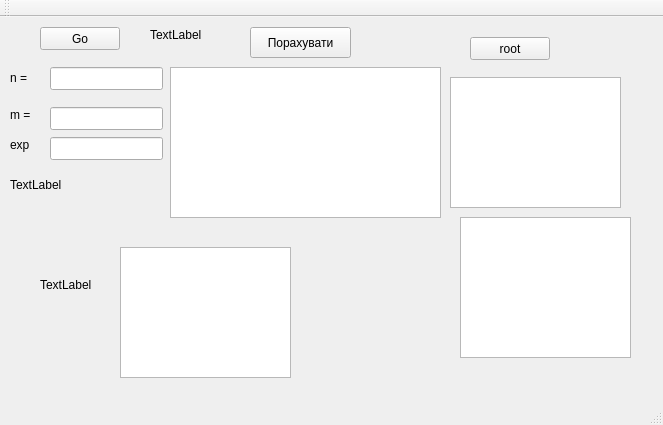
<?xml version="1.0" encoding="UTF-8"?>
<ui version="4.0">
 <class>MainWindow</class>
 <widget class="QMainWindow" name="MainWindow">
  <property name="geometry">
   <rect>
    <x>0</x>
    <y>0</y>
    <width>663</width>
    <height>425</height>
   </rect>
  </property>
  <property name="windowTitle">
   <string>MainWindow</string>
  </property>
  <widget class="QWidget" name="centralWidget">
   <widget class="QLabel" name="label">
    <property name="geometry">
     <rect>
      <x>150</x>
      <y>10</y>
      <width>81</width>
      <height>16</height>
     </rect>
    </property>
    <property name="text">
     <string>TextLabel</string>
    </property>
   </widget>
   <widget class="QPushButton" name="pushButton">
    <property name="geometry">
     <rect>
      <x>40</x>
      <y>10</y>
      <width>80</width>
      <height>23</height>
     </rect>
    </property>
    <property name="text">
     <string>Go</string>
    </property>
   </widget>
   <widget class="QTableWidget" name="tableWidget">
    <property name="geometry">
     <rect>
      <x>170</x>
      <y>50</y>
      <width>271</width>
      <height>151</height>
     </rect>
    </property>
   </widget>
   <widget class="QLineEdit" name="lineEdit">
    <property name="geometry">
     <rect>
      <x>50</x>
      <y>50</y>
      <width>113</width>
      <height>23</height>
     </rect>
    </property>
   </widget>
   <widget class="QLineEdit" name="lineEdit_2">
    <property name="geometry">
     <rect>
      <x>50</x>
      <y>90</y>
      <width>113</width>
      <height>23</height>
     </rect>
    </property>
   </widget>
   <widget class="QLineEdit" name="lineEdit_3">
    <property name="geometry">
     <rect>
      <x>50</x>
      <y>120</y>
      <width>113</width>
      <height>23</height>
     </rect>
    </property>
   </widget>
   <widget class="QLabel" name="label_2">
    <property name="geometry">
     <rect>
      <x>10</x>
      <y>50</y>
      <width>31</width>
      <height>21</height>
     </rect>
    </property>
    <property name="text">
     <string>n = </string>
    </property>
   </widget>
   <widget class="QLabel" name="label_3">
    <property name="geometry">
     <rect>
      <x>10</x>
      <y>90</y>
      <width>31</width>
      <height>16</height>
     </rect>
    </property>
    <property name="text">
     <string>m = </string>
    </property>
   </widget>
   <widget class="QLabel" name="label_4">
    <property name="geometry">
     <rect>
      <x>10</x>
      <y>120</y>
      <width>21</width>
      <height>16</height>
     </rect>
    </property>
    <property name="text">
     <string>exp</string>
    </property>
   </widget>
   <widget class="QTableWidget" name="tableWidget_2">
    <property name="geometry">
     <rect>
      <x>450</x>
      <y>60</y>
      <width>171</width>
      <height>131</height>
     </rect>
    </property>
   </widget>
   <widget class="QPushButton" name="pushButton_2">
    <property name="geometry">
     <rect>
      <x>470</x>
      <y>20</y>
      <width>80</width>
      <height>23</height>
     </rect>
    </property>
    <property name="text">
     <string>root</string>
    </property>
   </widget>
   <widget class="QPushButton" name="pushButton_3">
    <property name="geometry">
     <rect>
      <x>250</x>
      <y>10</y>
      <width>101</width>
      <height>31</height>
     </rect>
    </property>
    <property name="text">
     <string>Порахувати</string>
    </property>
   </widget>
   <widget class="QLabel" name="label_5">
    <property name="geometry">
     <rect>
      <x>10</x>
      <y>160</y>
      <width>161</width>
      <height>16</height>
     </rect>
    </property>
    <property name="text">
     <string>TextLabel</string>
    </property>
   </widget>
   <widget class="QTableWidget" name="tableWidget_3">
    <property name="geometry">
     <rect>
      <x>120</x>
      <y>230</y>
      <width>171</width>
      <height>131</height>
     </rect>
    </property>
   </widget>
   <widget class="QLabel" name="label_6">
    <property name="geometry">
     <rect>
      <x>40</x>
      <y>260</y>
      <width>57</width>
      <height>15</height>
     </rect>
    </property>
    <property name="text">
     <string>TextLabel</string>
    </property>
   </widget>
   <widget class="QTableWidget" name="tableWidget_4">
    <property name="geometry">
     <rect>
      <x>460</x>
      <y>200</y>
      <width>171</width>
      <height>141</height>
     </rect>
    </property>
   </widget>
  </widget>
  <widget class="QMenuBar" name="menuBar">
   <property name="geometry">
    <rect>
     <x>0</x>
     <y>0</y>
     <width>663</width>
     <height>20</height>
    </rect>
   </property>
  </widget>
  <widget class="QToolBar" name="mainToolBar">
   <attribute name="toolBarArea">
    <enum>TopToolBarArea</enum>
   </attribute>
   <attribute name="toolBarBreak">
    <bool>false</bool>
   </attribute>
  </widget>
  <widget class="QStatusBar" name="statusBar"/>
 </widget>
 <layoutdefault spacing="6" margin="11"/>
 <resources/>
 <connections/>
</ui>
